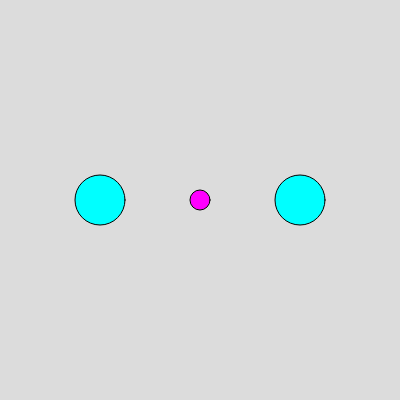
Frame 1 (no input)
Frame 60 (no input): identical to frame 1, image omitted
Frame 120 (the mouse pressed at the canvas centre since frame 60): identical to frame 1, image omitted

The p5.js sketch that drew this single still picture (run headless with seeded random() and noise() and a simulated clock; from frame 60 on, the mouse is pressed at the canvas centre):

// p5.js sketch
// ── sketch.js
function setup() {
  createCanvas(400, 400);
}

function draw() {
  background(220);

  // center position
  fill(255, 0, 255); // pink
  ellipse(width / 2, height / 2, 20, 20);

  // relative positions from the center
  fill(0, 255, 255); // cyan
  ellipse(width / 2 - 100, height / 2, 50, 50);
  ellipse(width / 2 + 100, height / 2, 50, 50);
}
